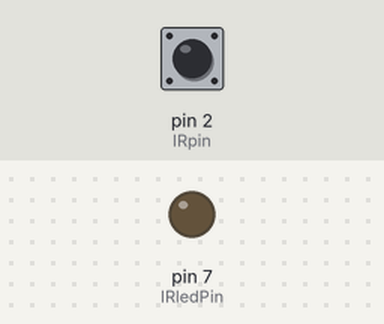
This sketch was run on a simulated Arduino Uno, built with avr-gcc and run on an emulated ATmega328P. Parts: output pins drawn as LEDs (lit = HIGH). The inputs (shaded band) are chosen by the test bench; at power-on: pin 2 (IRpin) HIGH. What the sketch prints to the serial monitor is not drawn.

Above: at 1.2 s.
1.3 s: pin 2 (IRpin) pulsed LOW 2 times (0.12 s each, 0.3 s apart)
Timing chart, 0 to 10.3 s (numbered marks = the images above; inputs shaded):
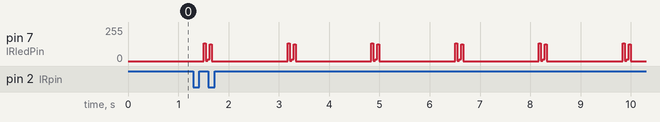

Measured:
- after the input at 1.3 s, pin 7 (IRledPin): 0/255 → 134/255 after 0.21 s, then repeats every 3.3 s: 3/255 0.04 s, 12/255 0.04 s, 125/255 0.04 s, 0/255 1.5 s, 135/255 0.04 s, 3/255 0.04 s, 12/255 0.04 s, 126/255 0.04 s, 0/255 1.5 s, 134/255 0.04 s

The sketch:

record__and_send_final.ino
```cpp
/* Raw IR decoder sketch!

 This sketch/program uses the Arduno and a PNA4602 to
 decode IR received. This can be used to make a IR receiver
 (by looking for a particular code)
 or transmitter (by pulsing an IR LED at ~38KHz for the
 durations detected

 Code is public domain, check out www.ladyada.net and adafruit.com
 for more tutorials!
 */

// We need to use the 'raw' pin reading methods
// because timing is very important here and the digitalRead()
// procedure is slower!
//uint8_t IRpin = 2;
// Digital pin #2 is the same as Pin D2 see
// http://arduino.cc/en/Hacking/PinMapping168 for the 'raw' pin mapping
#define IRpin_PIN      PIND
#define IRpin          2

// the maximum pulse we'll listen for - 65 milliseconds is a long time
#define MAXPULSE 40000

// what our timing resolution should be, larger is better
// as its more 'precise' - but too large and you wont get
// accurate timing
#define RESOLUTION 20

// we will store up to 100 pulse pairs (this is -a lot-)
uint16_t pulses[200][2];  // pair is high and low pulse
uint8_t currentpulse = 0; // index for pulses we're storing
 bool coderecorded = false;
// int IRledPin =  13;    // LED connected to digital pin 13
   int IRledPin =  7;    // LED connected to digital pin 13
 int counter = 0;
   uint16_t highpulse, lowpulse;  // temporary storage timing

void setup(void) {
  pinMode(IRledPin, OUTPUT);
  Serial.begin(9600);
  Serial.println("Ready to decode IR!");
}

void loop(void) {
  if(!coderecorded)
  {
    recordircode();

  }
  else
  {
    //Serial.println("Sending....");
    sendcode();
    delay(68);
    sendcode();
//    delay(68);
//    sendcode();
    delay(1500);
  }


}

 void sendcode()
 {
   cli(); // this turns off any background interrupts
    for (uint8_t i = 0; i < counter; i++) {

      delayMicroseconds((pulses[i][0] * RESOLUTION));
      pulseIR((pulses[i][1] * RESOLUTION));

//      if(i <= counter-2)
//      {
//       pulseIR((pulses[i][1] * RESOLUTION)-10);
//       delayMicroseconds((pulses[i+1][0] * RESOLUTION)-10);
//      }
//      else
//      {
//         delayMicroseconds((pulses[i][0] * RESOLUTION)-10);
//         pulseIR((pulses[i][1] * RESOLUTION)-10);
//      }
    }
    delayMicroseconds((pulses[0][0] * RESOLUTION));
    sei();  // this turns them back on
 }

 // This procedure sends a 38KHz pulse to the IRledPin
// for a certain # of microseconds. We'll use this whenever we need to send codes
void pulseIR(long microsecs) {
  // we'll count down from the number of microseconds we are told to wait


  while (microsecs > 0) {
    // 38 kHz is about 13 microseconds high and 13 microseconds low
   digitalWrite(IRledPin, HIGH);  // this takes about 3 microseconds to happen
//   delayMicroseconds(8);         // hang out for 10 microseconds
   delayMicroseconds(9);         // hang out for 10 microseconds
   digitalWrite(IRledPin, LOW);   // this also takes about 3 microseconds
//   delayMicroseconds(8);         // hang out for 10 microseconds
   delayMicroseconds(7);         // hang out for 10 microseconds

   // so 26 microseconds altogether
   microsecs -= 26;
  }


}

 void recordircode()
 {

  highpulse = lowpulse = 0; // start out with no pulse length

   //while(1)
   {
      cli(); // this turns off any background interrupts
      while (IRpin_PIN & (1 << IRpin))
      {
       // pin is still HIGH

       // count off another few microseconds
       highpulse++;
       delayMicroseconds(RESOLUTION);

       // If the pulse is too long, we 'timed out' - either nothing
       // was received or the code is finished, so print what
       // we've grabbed so far, and then reset
         if ((highpulse*RESOLUTION >= MAXPULSE) && (currentpulse != 0))
         {
           printpulses();
           currentpulse=0;
           return;
         }
      }

      // we didn't time out so lets stash the reading
      //pulses[currentpulse][0] = highpulse+2;
      pulses[currentpulse][0] = highpulse;

      // same as above
      while (! (IRpin_PIN & (1 << IRpin) ))
      {
         // pin is still LOW
         lowpulse++;
         delayMicroseconds(RESOLUTION);
         if ((lowpulse*RESOLUTION >= MAXPULSE)  && (currentpulse != 0))
         {
            printpulses();
            currentpulse=0;
            return;
         }
      }

      //pulses[currentpulse][1] = lowpulse+1;
       pulses[currentpulse][1] = lowpulse;

      // we read one high-low pulse successfully, continue!
      currentpulse++;
      sei();  // this turns them back on
  }
}
void printpulses(void) {
  coderecorded = true;
  Serial.println("\n\r\n\rReceived: \n\rOFF \tON");
  //currentpulse++;
//  pulses[currentpulse][0] = 44*1000 / RESOLUTION;
//  pulses[currentpulse][1] = 9*1000 / RESOLUTION;
//  currentpulse++;
//   pulses[currentpulse][0] = 2*1000 / RESOLUTION;
//  pulses[currentpulse][1] = 0.53*1000 / RESOLUTION;
//  currentpulse++;
  for (uint8_t i = 0; i < currentpulse; i++) {
    Serial.print(pulses[i][0] * RESOLUTION, DEC);
    Serial.print(" usec, ");
    Serial.print(pulses[i][1] * RESOLUTION, DEC);
    Serial.println(" usec");
  }
  counter = currentpulse;
}
```
